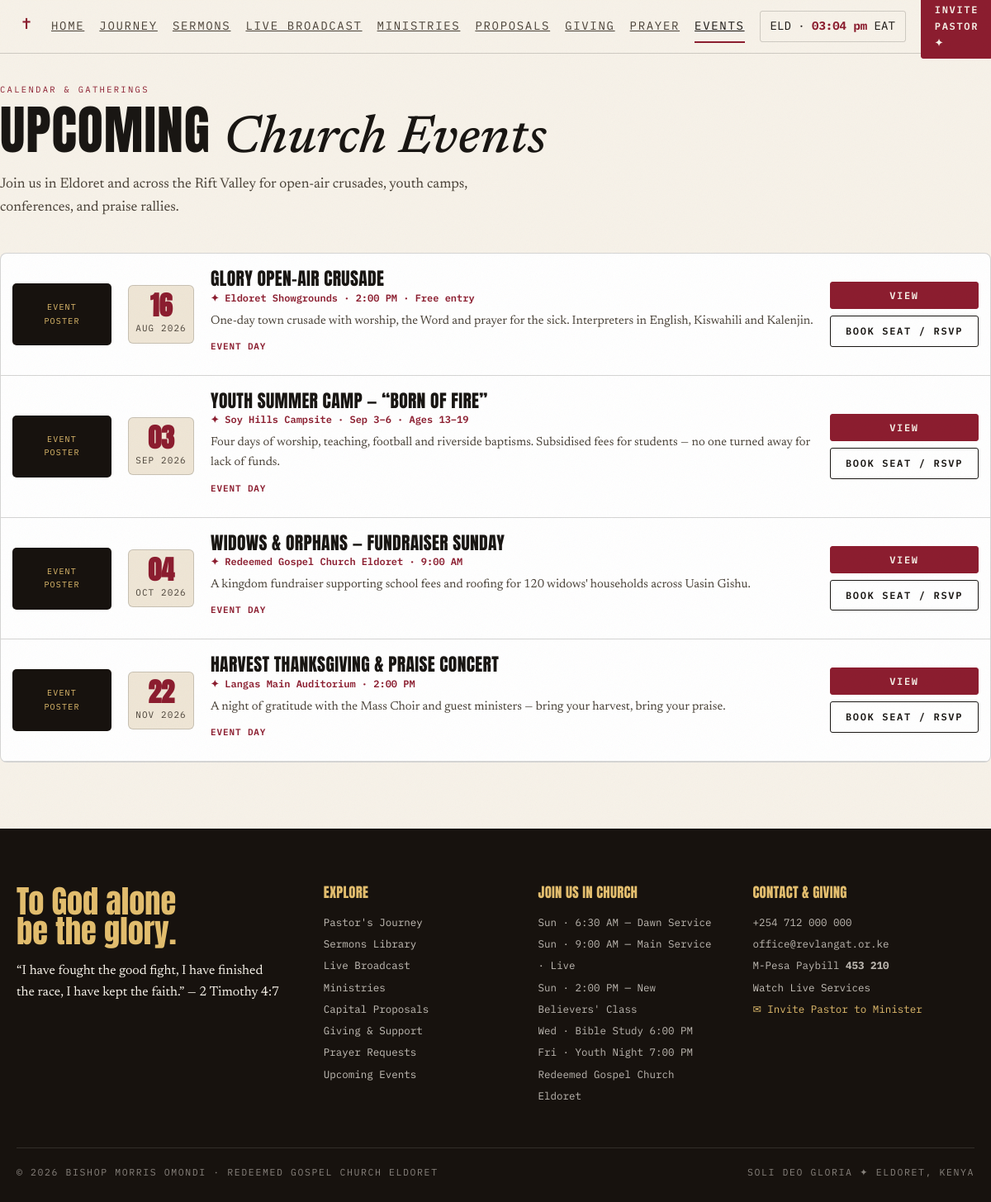
Screenshot of /events.php with the database file from the repository.
### tables this page shows
CREATE TABLE IF NOT EXISTS `events` (
    `id` INT AUTO_INCREMENT PRIMARY KEY,
    `day_num` VARCHAR(5) NOT NULL,
    `month_label` VARCHAR(30) NOT NULL,
    `event_date` DATE DEFAULT NULL,
    `title` VARCHAR(200) NOT NULL,
    `location` VARCHAR(255) NOT NULL,
    `description` TEXT NOT NULL,
    `image_url` VARCHAR(500) DEFAULT NULL,
    `event_type` VARCHAR(50) DEFAULT 'general',
    `is_active` TINYINT(1) NOT NULL DEFAULT 1,
    `sort_order` INT NOT NULL DEFAULT 0
);

### config/functions.php (called while the page is built, shortened)
<?php
function esc($string) {
    return htmlspecialchars((string)($string ?? ''), ENT_QUOTES, 'UTF-8');
}
function img_src($image_value, $fallback = '') {
    $v = (string)($image_value ?? '');
    if ($v === '') {
        $v = (string)$fallback;
    }
    if ($v === '') {
        return '';
    }
    $cleanPath = ltrim($v, '/');
    $fullUrl = rtrim(BASE_URL, '/') . '/' . $cleanPath;
    return $fullUrl;
}
function db_fetch_all($sql, $types = "", $params = []) {
    global $db;
    $stmt = mysqli_stmt_init($db);
    if (!mysqli_stmt_prepare($stmt, $sql)) {
        error_log("DB Fetch All Prepare Failed: " . mysqli_error($db) . " Query: " . $sql);
        return [];
    }
    mysqli_stmt_execute($stmt);
    $result = mysqli_stmt_get_result($stmt);
    $rows = [];
    if ($result) {
        while ($row = mysqli_fetch_assoc($result)) {
            $rows[] = $row;
        }
    }
    return $rows;
}

### events.php (the view, shortened to what this page needs)
<?php
require_once __DIR__ . '/config/functions.php';
$events = db_fetch_all("SELECT * FROM events WHERE is_active = 1 ORDER BY sort_order ASC, id ASC");
require_once __DIR__ . '/includes/header.php';
?>
<div class="wrap" style="padding-top:100px;padding-bottom:80px;">
  <div class="shead">
    <p class="idx">Calendar &amp; Gatherings</p>
    <h1 style="font-size:clamp(2.4rem, 5.5vw, 4rem);">Upcoming <span class="ser">Church Events</span></h1>
    <p style="margin-top:10px;color:var(--ink2);max-width:640px;">Join us in Eldoret and across the Rift Valley for open-air crusades, youth camps, conferences, and praise rallies.</p>
  </div>
  <div class="tblwrap" style="background:#fff;">
    <?php foreach ($events as $evt): $eventDate = $evt['event_date'] ?: date('Y-m-d', strtotime($evt['month_label'] . ' ' . $evt['day_num'])); ?>
      <article class="evt">
        <div class="evt-poster">
          <?php if (!empty($evt['image_url'])): ?><img src="<?= esc(img_src($evt['image_url'])) ?>" alt="<?= esc($evt['title']) ?>">
          <?php else: ?><span>Event<br>Poster</span><?php endif; ?>
        </div>
        <div class="dt">
          <b><?= esc($evt['day_num']) ?></b>
          <small><?= esc($evt['month_label']) ?></small>
        </div>
        <div>
          <h3><?= esc($evt['title']) ?></h3>
          <div class="loc"><?= esc($evt['location']) ?></div>
          <p><?= esc($evt['description']) ?></p>
          <span class="evt-countdown" data-event-date="<?= esc($eventDate) ?>T12:00:00">Loading countdown...</span>
        </div>
        <div class="evt-actions">
          <button type="button" class="btn sm" data-event-view data-title="<?= esc($evt['title']) ?>" data-location="<?= esc($evt['location']) ?>" data-date="<?= esc($evt['day_num'] . ' ' . $evt['month_label']) ?>" data-description="<?= esc($evt['description']) ?>" data-image="<?= esc(img_src($evt['image_url'] ?? '')) ?>">View</button>
          <a href="<?= BASE_URL ?>invite.php" class="btn sm ghost">Book Seat / RSVP</a>
        </div>
      </article>
    <?php endforeach; ?>
  </div>
</div>
<?php require_once __DIR__ . '/includes/footer.php'; ?>

### assets/css/main.css (style rules this page uses)
:root { --paper: #F7F2E9; --paper2: #EFE6D6; --card: #FFFDF8; --ink: #191613; --ink2: #4A4238; --warmdark: #17120E; --wine: #8C1D2F; --winedark: #2E1015; --pine: #274D3D; --gold: #C99B3F; --gold2: #E3BE6E; --line: rgba(25, 22, 19, 0.18); --disp: "Anton", sans-serif; --ser: "Newsreader", serif; --mono: "IBM Plex Mono", monospace; }
* { margin: 0; padding: 0; box-sizing: border-box; }
html { scroll-behavior: smooth; }
body { background: var(--paper); color: var(--ink); font-family: var(--ser); font-size: 17px; line-height: 1.65; overflow-x: hidden; }
h1, h2, h3, h4, h5 { font-family: var(--disp); font-weight: 400; text-transform: uppercase; line-height: 0.95; letter-spacing: 0.015em; }
.ser { font-family: var(--ser); font-style: italic; text-transform: none; letter-spacing: 0; font-weight: 500; }
.btn { display: inline-flex; align-items: center; justify-content: center; gap: 8px; background: var(--wine); color: var(--paper); font-family: var(--mono); font-size: 12px; letter-spacing: 0.14em; text-transform: uppercase; font-weight: 600; padding: 12px 20px; border: 1px solid var(--wine); border-radius: 3px; cursor: pointer; transition: 0.25s; text-decoration: none; }
.btn.sm { padding: 8px 16px; font-size: 12px; }
.btn.ghost { background: transparent; color: var(--ink); border-color: var(--ink); }
.wrap { max-width: 1300px; margin: 0 auto; }
.shead { margin-bottom: 40px; }
.shead .idx { font-family: var(--mono); font-size: 10.5px; letter-spacing: 0.22em; text-transform: uppercase; color: var(--wine); margin-bottom: 10px; display: flex; align-items: center; gap: 8px; }
.evt { display: grid; grid-template-columns: 120px 80px 1fr 180px; gap: 20px; padding: 20px 14px; border-bottom: 1px solid var(--line); align-items: center; }
.evt-poster { aspect-ratio: 16 / 10; overflow: hidden; border-radius: 5px; background: var(--warmdark); color: var(--gold2); display: flex; align-items: center; justify-content: center; font-family: var(--mono); font-size: 10px; letter-spacing: .12em; text-align: center; text-transform: uppercase; }
.evt .dt { text-align: center; background: var(--paper2); padding: 8px 6px; border-radius: 6px; border: 1px solid var(--line); }
.evt .dt b { font-family: var(--disp); font-size: 2rem; color: var(--wine); display: block; line-height: 1; }
.evt .dt small { font-family: var(--mono); font-size: 11px; letter-spacing: 0.1em; text-transform: uppercase; color: var(--ink2); display: block; margin-top: 2px; }
.evt h3 { font-size: 1.35rem; }
.evt .loc { font-family: var(--mono); font-size: 12px; color: var(--wine); margin: 3px 0 6px; font-weight: 600; }
.evt p { color: var(--ink2); font-size: 0.92rem; }
.evt-countdown { display: inline-block; margin-top: 9px; color: var(--wine); font-family: var(--mono); font-size: 11px; font-weight: 600; letter-spacing: .08em; text-transform: uppercase; }
.evt-actions { display: flex; flex-direction: column; gap: 8px; }
.tblwrap { background: var(--card); border: 1px solid var(--line); border-radius: 8px; overflow-x: auto; }

### rows the page displays
events: shows "EVENT", day_num "16", month_label "AUG 2026", title "GLORY OPEN-AIR CRUSADE", location "✦ Eldoret Showgrounds · 2:00 PM · Free entry", description "One-day town crusade with worship, the Word and prayer for the sick. Interpreters in English, Kiswahili and Kalenjin."
events: shows "EVENT", day_num "03", month_label "SEP 2026", title "YOUTH SUMMER CAMP — “BORN OF FIRE”", location "✦ Soy Hills Campsite · Sep 3–6 · Ages 13–19", description "Four days of worship, teaching, football and riverside baptisms. Subsidised fees for students — no one turned away for lack of funds."
events: shows "EVENT", day_num "04", month_label "OCT 2026", title "WIDOWS & ORPHANS — FUNDRAISER SUNDAY", location "✦ Redeemed Gospel Church Eldoret · 9:00 AM", description "A kingdom fundraiser supporting school fees and roofing for 120 widows' households across Uasin Gishu."
events: shows "EVENT", day_num "22", month_label "NOV 2026", title "HARVEST THANKSGIVING & PRAISE CONCERT", location "✦ Langas Main Auditorium · 2:00 PM", description "A night of gratitude with the Mass Choir and guest ministers — bring your harvest, bring your praise."

### other values shown
$sun1 "6:30 AM — Dawn Service"
$sun2 "9:00 AM — Main Service · Live"
$sun3 "2:00 PM — New Believers' Class"
$address "Redeemed Gospel Church Eldoret"
$phone "+254 712 000 000"
$email "office@revlangat.or.ke"
$paybill "453 210"
$pastorName "BISHOP MORRIS OMONDI"
